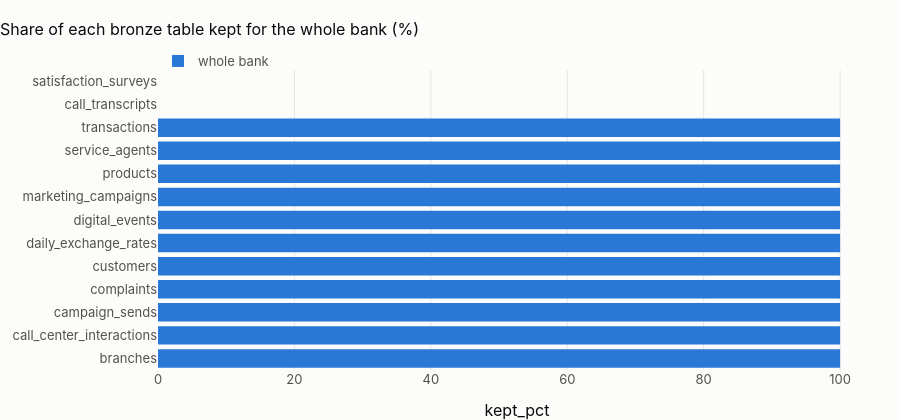

Here is the notebook cell this chart was saved with:
### Code cell
fig = px.bar(
    cut[cut.zone == "bronze_raw"].sort_values("kept_pct"),
    x="kept_pct",
    y="table",
    orientation="h",
    color="rule",
    title=f"Share of each bronze table kept for {CTRY.name} (%)",
)
fig.update_layout(height=420, yaxis_title=None, legend_title=None)
fig.show()

### Figure 1 — Plotly figure (JSON) as saved in the notebook; plotly's stock layout.template omitted (floating-point values rounded to 4 significant figures)
{"data": [{"hovertemplate": "rule=whole bank<br>kept_pct=%{x}<br>table=%{y}<extra></extra>", "legendgroup": "whole bank", "marker": {"color": "#2a78d6", "pattern": {"shape": ""}}, "name": "whole bank", "orientation": "h", "showlegend": true, "textposition": "auto", "type": "bar", "x": [100.0, 100.0, 100.0, 100.0, 100.0, 100.0, 100.0, 100.0, 100.0, 100.0, 100.0, NaN, NaN], "xaxis": "x", "y": ["branches", "call_center_interactions", "campaign_sends", "complaints", "customers", "daily_exchange_rates", "digital_events", "marketing_campaigns", "products", "service_agents", "transactions", "call_transcripts", "satisfaction_surveys"], "yaxis": "y"}], "layout": {"barmode": "relative", "height": 420, "legend": {"title": {}, "tracegroupgap": 0}, "title": {"text": "Share of each bronze table kept for the whole bank (%)"}, "xaxis": {"anchor": "y", "domain": [0.0, 1.0], "title": {"text": "kept_pct"}}, "yaxis": {"anchor": "x", "domain": [0.0, 1.0], "title": {}}}}
